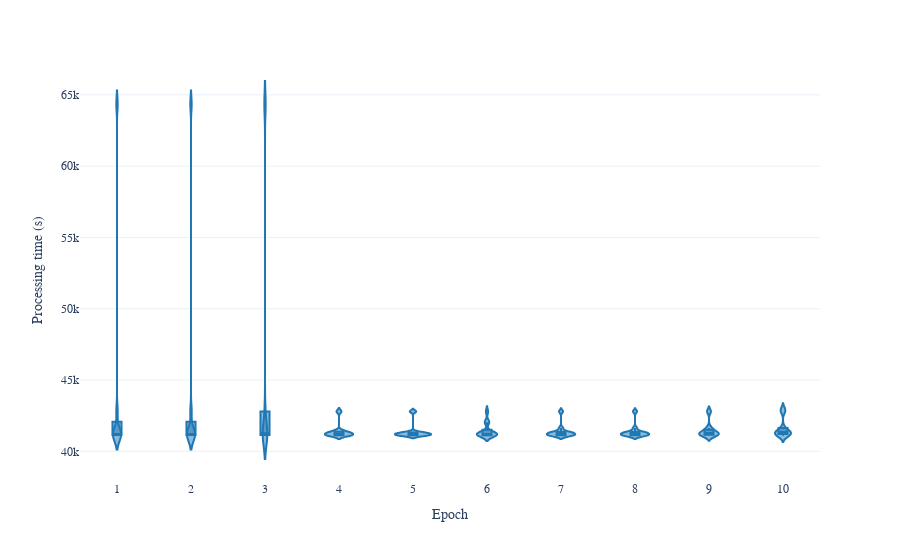
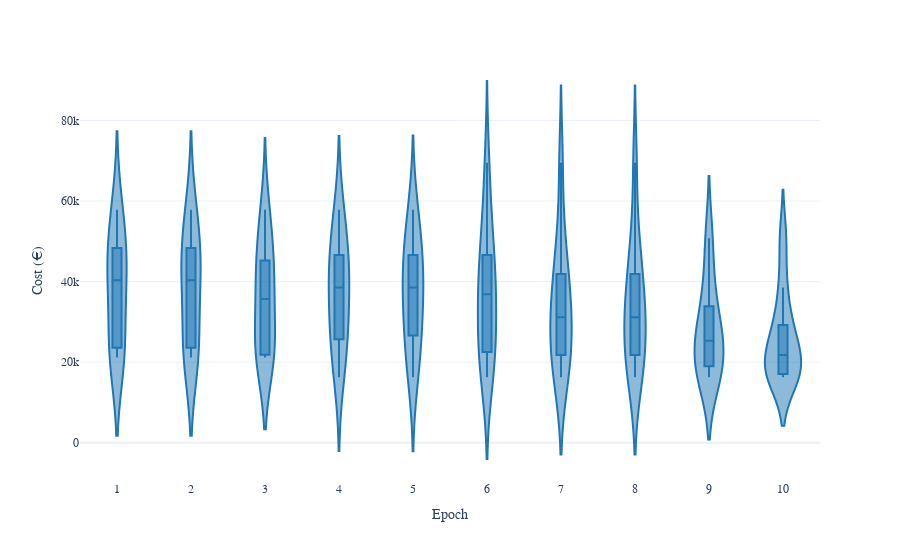
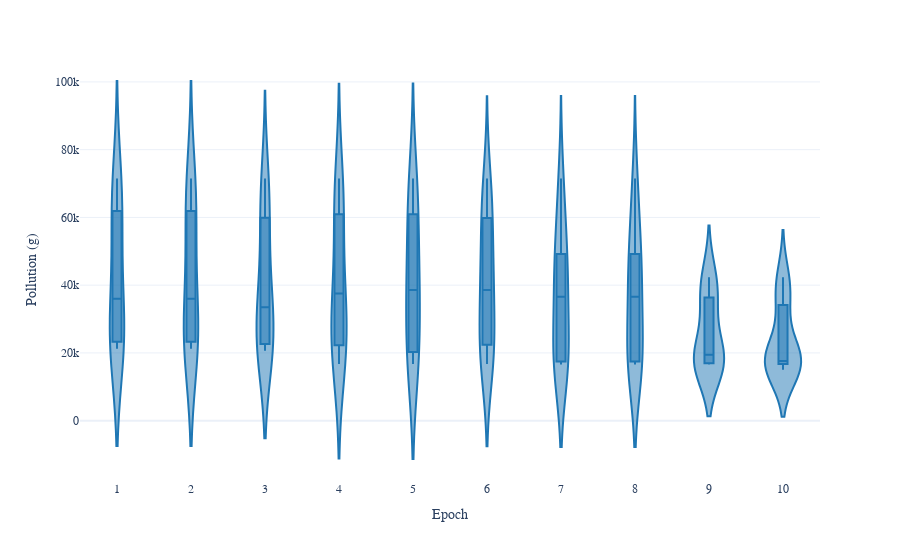
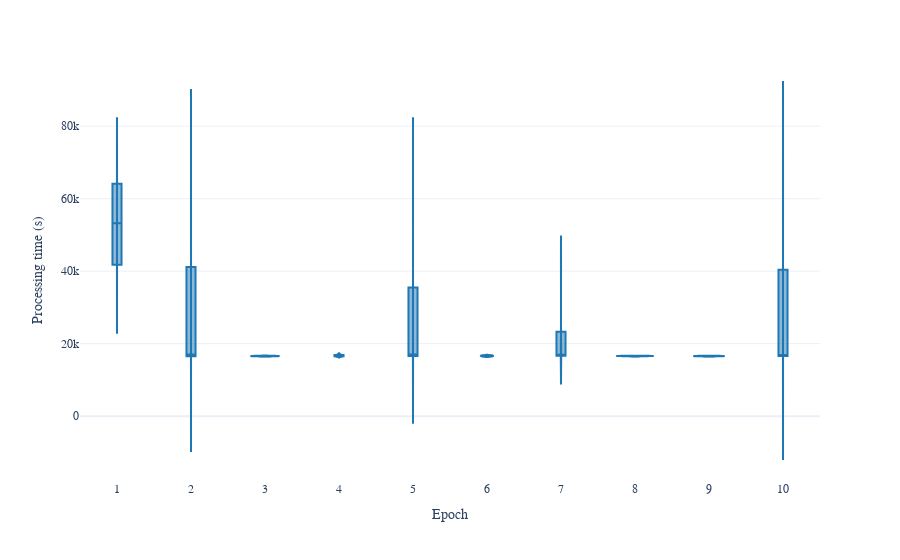

The notebook cell these images were saved under, in order:
### Code cell
# load pareto data from json
for file in os.listdir(PATH.parent / "paretos"):
    if file.endswith(".json"):
        # load file as dict
        print(file)
        with open(PATH.parent / "paretos" / file, "r") as f:
            data = ujson.load(f)
        for objective in optimDirections.keys():
            # unstack values
            df = (
                pd.DataFrame.from_dict(data[objective], orient="index")
                .stack()
                .reset_index()
                .rename(columns={"level_0": "Epoch", 0: "Value"})
                .drop(columns="level_1")
            )
            # generate plot
            generate_violin_plot(
                df,
                yaxis_title=optimUnits[objective],
            )

### Figure 1 — Plotly figure (JSON) as saved in the notebook; plotly's stock layout.template omitted (floating-point values rounded to 4 significant figures)
{"data": [{"alignmentgroup": "True", "box": {"visible": true}, "hovertemplate": "Epoch=%{x}<br>Value=%{y}<extra></extra>", "legendgroup": "", "marker": {"color": "#1f77b4"}, "name": "", "offsetgroup": "", "orientation": "v", "points": false, "scalegroup": "True", "showlegend": false, "type": "violin", "x": ["1", "1", "1", "1", "1", "1", "1", "1", "2", "2", "2", "2", "2", "2", "2", "2", "3", "3", "3", "3", "3", "3", "3", "3", "3", "3", "4", "4", "4", "4", "4", "4", "4", "4", "4", "5", "5", "5", "5", "5", "5", "5", "5", "5", "6", "6", "6", "6", "6", "6", "6", "6", "6", "6", "6", "6", "6", "7", "7", "7", "7", "7", "7", "7", "7", "7", "7", "7", "7", "8", "8", "8", "8", "8", "8", "8", "8", "8", "8", "8", "8", "9", "9", "9", "9", "9", "9", "9", "9", "10", "10", "10", "10", "10", "10", "10", "10", "10", "10"], "x0": " ", "xaxis": "x", "y": [41100.0, 42800.0, 41220.0, 41350.0, 41130.0, 41140.0, 41180.0, 64330.0, 41100.0, 41220.0, 41130.0, 64330.0, 42800.0, 41140.0, 41180.0, 41350.0, 41100.0, 41220.0, 41130.0, 64330.0, 64330.0, 42800.0, 41140.0, 41180.0, 41350.0, 41300.0, 41100.0, 41220.0, 41130.0, 42800.0, 41180.0, 41350.0, 41420.0, 41300.0, 41130.0, 41100.0, 41220.0, 41130.0, 42800.0, 41180.0, 41300.0, 41350.0, 41130.0, 41270.0, 41100.0, 41220.0, 41130.0, 42800.0, 41090.0, 41180.0, 41300.0, 41350.0, 41130.0, 41270.0, 42040.0, 42040.0, 41210.0, 41100.0, 41220.0, 42800.0, 41090.0, 41380.0, 41130.0, 41350.0, 41270.0, 41640.0, 41210.0, 41300.0, 41130.0, 41100.0, 41220.0, 42800.0, 41090.0, 41380.0, 41130.0, 41350.0, 41640.0, 41270.0, 41210.0, 41300.0, 41130.0, 41220.0, 42800.0, 41380.0, 41130.0, 41090.0, 41640.0, 41350.0, 41210.0, 41220.0, 42800.0, 41380.0, 41130.0, 41090.0, 42960.0, 41640.0, 41350.0, 41210.0, 41380.0], "y0": " ", "yaxis": "y"}], "layout": {"font": {"family": "Times New Roman", "size": 12}, "legend": {"tracegroupgap": 0}, "margin": {"t": 60}, "violinmode": "group", "xaxis": {"anchor": "y", "domain": [0, 1], "title": {"text": "Epoch"}}, "yaxis": {"anchor": "x", "domain": [0, 1], "title": {"text": "Processing time (s)"}}}}

### Figure 2 — Plotly figure (JSON) as saved in the notebook; plotly's stock layout.template omitted (floating-point values rounded to 4 significant figures)
{"data": [{"alignmentgroup": "True", "box": {"visible": true}, "hovertemplate": "Epoch=%{x}<br>Value=%{y}<extra></extra>", "legendgroup": "", "marker": {"color": "#1f77b4"}, "name": "", "offsetgroup": "", "orientation": "v", "points": false, "scalegroup": "True", "showlegend": false, "type": "violin", "x": ["1", "1", "1", "1", "1", "1", "1", "1", "2", "2", "2", "2", "2", "2", "2", "2", "3", "3", "3", "3", "3", "3", "3", "3", "3", "3", "4", "4", "4", "4", "4", "4", "4", "4", "4", "5", "5", "5", "5", "5", "5", "5", "5", "5", "6", "6", "6", "6", "6", "6", "6", "6", "6", "6", "6", "6", "6", "7", "7", "7", "7", "7", "7", "7", "7", "7", "7", "7", "7", "8", "8", "8", "8", "8", "8", "8", "8", "8", "8", "8", "8", "9", "9", "9", "9", "9", "9", "9", "9", "10", "10", "10", "10", "10", "10", "10", "10", "10", "10"], "x0": " ", "xaxis": "x", "y": [45240.0, 21160.0, 38510.0, 25990.0, 57860.0, 51400.0, 42200.0, 21150.0, 45240.0, 38510.0, 57860.0, 21150.0, 21160.0, 51400.0, 42200.0, 25990.0, 45240.0, 38510.0, 57860.0, 21150.0, 21810.0, 21160.0, 51400.0, 42200.0, 25990.0, 32910.0, 45240.0, 38510.0, 57860.0, 16260.0, 42200.0, 25990.0, 24670.0, 32910.0, 50800.0, 45240.0, 38510.0, 57860.0, 16260.0, 42200.0, 32910.0, 22730.0, 50800.0, 27960.0, 45240.0, 38510.0, 57860.0, 16260.0, 69500.0, 42200.0, 32910.0, 22730.0, 50800.0, 27960.0, 18540.0, 21950.0, 36870.0, 45240.0, 38510.0, 16260.0, 69500.0, 20850.0, 50800.0, 22730.0, 27960.0, 17070.0, 36870.0, 31850.0, 30450.0, 45240.0, 38510.0, 16260.0, 69500.0, 20850.0, 50800.0, 22730.0, 17070.0, 27960.0, 36870.0, 31850.0, 30450.0, 38510.0, 16260.0, 20850.0, 50800.0, 29220.0, 17070.0, 22730.0, 27870.0, 38510.0, 16260.0, 20850.0, 50800.0, 29220.0, 16690.0, 17070.0, 22730.0, 27870.0, 18850.0], "y0": " ", "yaxis": "y"}], "layout": {"font": {"family": "Times New Roman", "size": 12}, "legend": {"tracegroupgap": 0}, "margin": {"t": 60}, "violinmode": "group", "xaxis": {"anchor": "y", "domain": [0, 1], "title": {"text": "Epoch"}}, "yaxis": {"anchor": "x", "domain": [0, 1], "title": {"text": "Cost (€)"}}}}

### Figure 3 — Plotly figure (JSON) as saved in the notebook; plotly's stock layout.template omitted (floating-point values rounded to 4 significant figures)
{"data": [{"alignmentgroup": "True", "box": {"visible": true}, "hovertemplate": "Epoch=%{x}<br>Value=%{y}<extra></extra>", "legendgroup": "", "marker": {"color": "#1f77b4"}, "name": "", "offsetgroup": "", "orientation": "v", "points": false, "scalegroup": "True", "showlegend": false, "type": "violin", "x": ["1", "1", "1", "1", "1", "1", "1", "1", "2", "2", "2", "2", "2", "2", "2", "2", "3", "3", "3", "3", "3", "3", "3", "3", "3", "3", "4", "4", "4", "4", "4", "4", "4", "4", "4", "5", "5", "5", "5", "5", "5", "5", "5", "5", "6", "6", "6", "6", "6", "6", "6", "6", "6", "6", "6", "6", "6", "7", "7", "7", "7", "7", "7", "7", "7", "7", "7", "7", "7", "8", "8", "8", "8", "8", "8", "8", "8", "8", "8", "8", "8", "9", "9", "9", "9", "9", "9", "9", "9", "10", "10", "10", "10", "10", "10", "10", "10", "10", "10"], "x0": " ", "xaxis": "x", "y": [71520.0, 23910.0, 21250.0, 22630.0, 63880.0, 42550.0, 59920.0, 29380.0, 71520.0, 21250.0, 63880.0, 29380.0, 23910.0, 42550.0, 59920.0, 22630.0, 71520.0, 21250.0, 63880.0, 29380.0, 20630.0, 23910.0, 42550.0, 59920.0, 22630.0, 37580.0, 71520.0, 21250.0, 63880.0, 16730.0, 59920.0, 22630.0, 26380.0, 37580.0, 38570.0, 71520.0, 21250.0, 63880.0, 16730.0, 59920.0, 37580.0, 17210.0, 38570.0, 42650.0, 71520.0, 21250.0, 63880.0, 16730.0, 59820.0, 59920.0, 37580.0, 17210.0, 38570.0, 42650.0, 22830.0, 22760.0, 44780.0, 71520.0, 21250.0, 16730.0, 59820.0, 16550.0, 38570.0, 17210.0, 42650.0, 17710.0, 44780.0, 34550.0, 53630.0, 71520.0, 21250.0, 16730.0, 59820.0, 16550.0, 38570.0, 17210.0, 17710.0, 42650.0, 44780.0, 34550.0, 53630.0, 21250.0, 16730.0, 16550.0, 38570.0, 42370.0, 17710.0, 17210.0, 34180.0, 21250.0, 16730.0, 16550.0, 38570.0, 42370.0, 15060.0, 17710.0, 17210.0, 34180.0, 17490.0], "y0": " ", "yaxis": "y"}], "layout": {"font": {"family": "Times New Roman", "size": 12}, "legend": {"tracegroupgap": 0}, "margin": {"t": 60}, "violinmode": "group", "xaxis": {"anchor": "y", "domain": [0, 1], "title": {"text": "Epoch"}}, "yaxis": {"anchor": "x", "domain": [0, 1], "title": {"text": "Pollution (g)"}}}}

### Figure 4 — Plotly figure (JSON) as saved in the notebook; plotly's stock layout.template omitted (floating-point values rounded to 4 significant figures)
{"data": [{"alignmentgroup": "True", "box": {"visible": true}, "hovertemplate": "Epoch=%{x}<br>Value=%{y}<extra></extra>", "legendgroup": "", "marker": {"color": "#1f77b4"}, "name": "", "offsetgroup": "", "orientation": "v", "points": false, "scalegroup": "True", "showlegend": false, "type": "violin", "x": ["1", "1", "1", "1", "1", "1", "2", "2", "2", "2", "2", "2", "2", "3", "3", "4", "4", "4", "4", "5", "5", "5", "5", "5", "5", "5", "5", "5", "5", "5", "6", "6", "7", "7", "7", "7", "7", "8", "8", "8", "8", "8", "9", "9", "9", "9", "10", "10", "10", "10"], "x0": " ", "xaxis": "x", "y": [64110.0, 41800.0, 42410.0, 64110.0, 64030.0, 41090.0, 16610.0, 17000.0, 16540.0, 41050.0, 64110.0, 16540.0, 41200.0, 16540.0, 16610.0, 17000.0, 16710.0, 16540.0, 16540.0, 64110.0, 16540.0, 17000.0, 17000.0, 16710.0, 17000.0, 64110.0, 41620.0, 16710.0, 16540.0, 16540.0, 16540.0, 16710.0, 16540.0, 42050.0, 16710.0, 16840.0, 17000.0, 16610.0, 16540.0, 16540.0, 16610.0, 16610.0, 16610.0, 16540.0, 16540.0, 16610.0, 16710.0, 64110.0, 16610.0, 16540.0], "y0": " ", "yaxis": "y"}], "layout": {"font": {"family": "Times New Roman", "size": 12}, "legend": {"tracegroupgap": 0}, "margin": {"t": 60}, "violinmode": "group", "xaxis": {"anchor": "y", "domain": [0, 1], "title": {"text": "Epoch"}}, "yaxis": {"anchor": "x", "domain": [0, 1], "title": {"text": "Processing time (s)"}}}}
